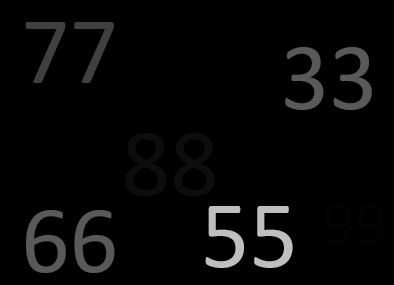
#> input picture ch_9/number.jpg, 394 x 285 px
$ python ch9_4.py
#> lines starting #> are read from the running program, lines starting #| are printed output that depends on the picture; after the words box and inside, x2 and y2 are one past the last pixel; in counts of white or black regions, pixels touching at a corner belong together
# number recognization

import cv2

src = cv2.imread('number.jpg')
#> src is the input picture: shape (285, 394, 3); min 0, max 203, mean 7.8

thresh_1 = 127
thresh_2 = 10
maxval = 255

ret1, dst1 = cv2.threshold(src, thresh_1, maxval, cv2.THRESH_BINARY)
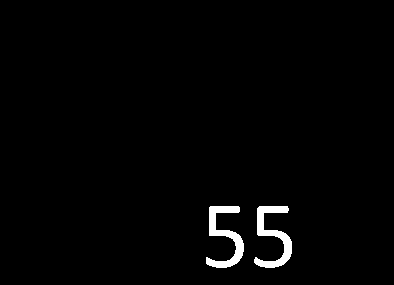
#> dst1: shape (285, 394, 3); 1.7% white; 2 white regions, box (x1, y1, x2, y2) and area: (206, 206, 244, 268) 930, (254, 206, 292, 268) 925
#> ret1 = 127
ret2, dst2 = cv2.threshold(src, thresh_2, maxval, cv2.THRESH_BINARY)
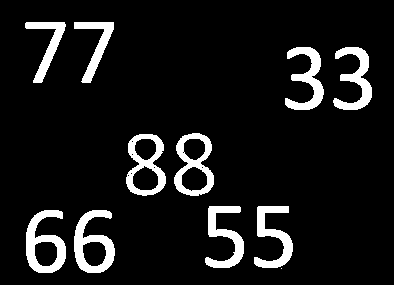
#> dst2: shape (285, 394, 3); 9.3% white; 11 white regions (1 under 20 px), largest, box (x1, y1, x2, y2) and area: (74, 210, 115, 273) 1234, (26, 210, 66, 273) 1228, (285, 47, 324, 110) 1082
#> ret2 = 10

cv2.imshow('Src', src)
cv2.imshow('DST-127', dst1)
cv2.imshow('DST - 10', dst2)

cv2.waitKey(0)
cv2.destroyAllWindows()
